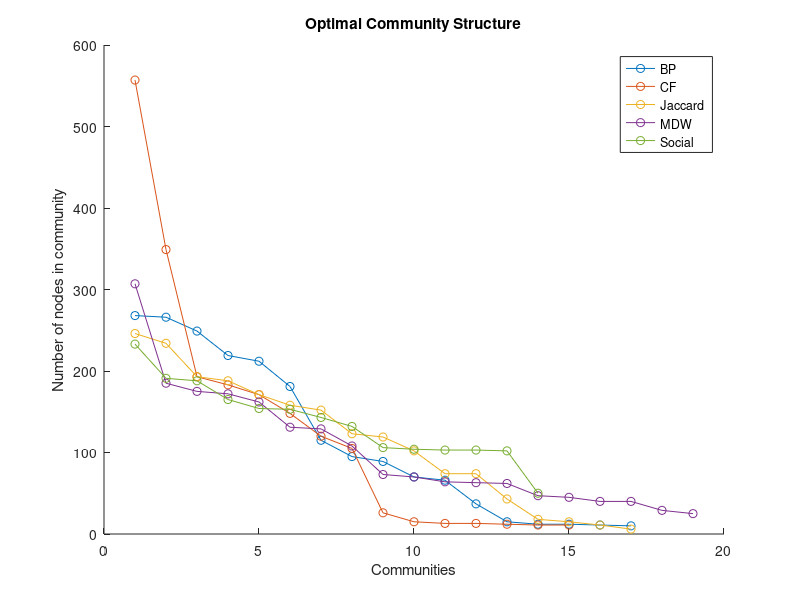

The MATLAB script that drew this image:
function [ output_args ] = optimalCommunityStructure( varargin )
    figure;
    hold on;
    bp = [268   266   249   219   212   181   115    95    89    70    66    37    15    12    12    11    10];
    cf = [557   349   193   183   171   148   120   105    26    15    13    13    12    11    11];
    jaccard = [246 234   193   188   171   158   152   123   119   102    74    74    43    18    15    11     6];
    MDW = [307   185   175   172   162   131   129   108    73    70    64    63    62    47    45    40    40    29    25];
    user = [233   191   188   165   154   153   143   132   106   104   103   103   102    50];
    plot(bp,'-o');
    plot(cf,'-o');
    plot(jaccard,'-o');
    plot(MDW,'-o');
    plot(user,'-o');
    title('Optimal Community Structure')
    ylabel('Number of nodes in community')
    xlabel('Communities')
    legend('BP', 'CF', 'Jaccard', 'MDW', 'Social')

end

